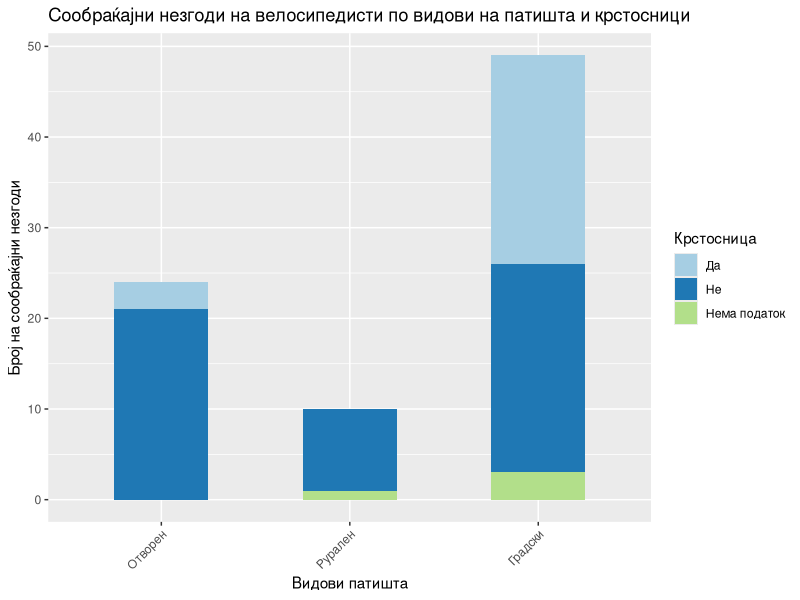
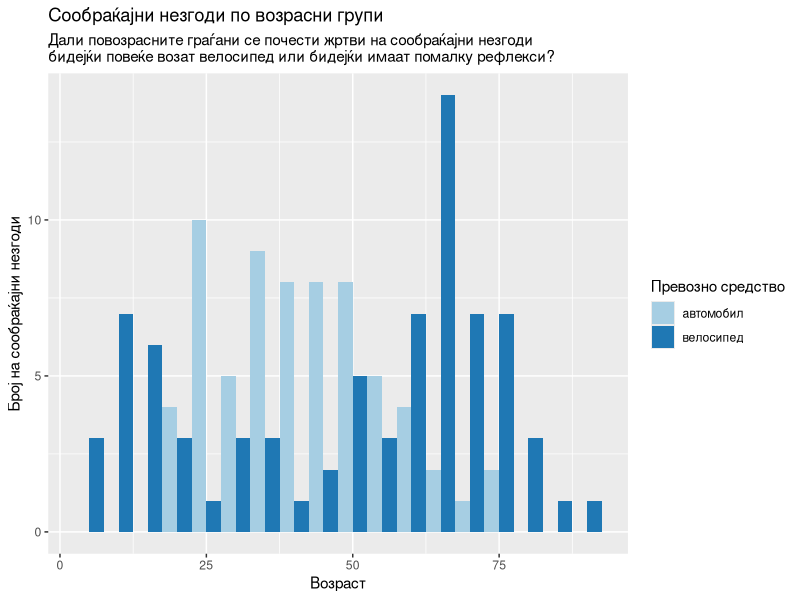

Generate these figures, in order, with R:
## ---- chunk 1
library(tidyverse)
## ---- chunk 2
#get the data
accidents <- as_tibble(read_csv("mvr-data.csv"))
## ---- chunk 3
#keep the traffic accidents
traffacc <- accidents %>% 
  #separate Date of event; having months as observations might be useful.
  separate(DateOfEvent, c("Day", "Month", "Year"), sep = "\\.", remove = FALSE) %>% 
  #filter so we keep just the traffic accidents
  filter(Event == "сообраќајна незгода")
## ---- chunk 4
#plot roads and accidents
traffacc %>% mutate(Crossroad2=case_when(Crossroad == "да" ~ "Да",
                                         Crossroad == "не" ~ "Не",
                                         is.na(Crossroad) ~ "Нема податок")) %>%
  ggplot(aes(TypeOfRoad)) +
    geom_bar(aes(fill=Crossroad2), width = 0.5) +
    scale_x_discrete(labels=c("Отворен", "Рурален", "Градски")) +
    theme(axis.text.x = element_text(angle=45, vjust=1, hjust=1)) +
    scale_fill_brewer(palette = "Paired") +
    labs(title="Сообраќајни незгоди на велосипедисти по видови на патишта и крстосници", 
            x = "Видови патишта", y = "Број на сообраќајни незгоди", fill = "Крстосница") 
## ---- chunk 5
#new data sets for plot by age of persons
veh1 <- traffacc %>% 
  select(DateOfEvent, TypeOfRoad, ends_with("1")) %>% 
  rename(Vehicle=Vehicle1, Age=AgeV1, Gender=GenderV1)

veh2 <- traffacc %>% 
  select(DateOfEvent, TypeOfRoad, ends_with("2")) %>% 
  rename(Vehicle=Vehicle2, Age=AgeV2, Gender=GenderV2) %>% 
  select(-TypeV2, -AlchoholV2)

#plot the age of cyclists and drivers
both_veh <- bind_rows(veh1, veh2)
both_veh %>% filter(Vehicle %in% c("велосипед", "автомобил")) %>%
ggplot(aes(x=Age, group=Vehicle, fill=Vehicle)) +
  geom_histogram(position="dodge", binwidth = 5) +
  scale_fill_brewer(palette = "Paired") +
  labs(title = "Сообраќајни незгоди по возрасни групи", 
       subtitle = "Дали повозрасните граѓани се почести жртви на сообраќајни незгоди 
бидејќи повеќе возат велосипед или бидејќи имаат помалку рефлекси?",
     x = "Возраст", y = "Број на сообраќајни незгоди", fill = "Превозно средство") 

## ---- chunk 6
#Is there a correlation between roads and outcome; months and outcome; age of bycicle rider and outcome?


